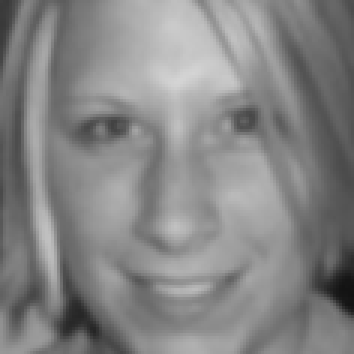
#> input picture TrainData/0/T/100.jpg, 118 x 118 px, found by its file name (shown 3 times larger)
$ python -i SmileDetect.py   (imports and definitions only)
#> lines starting #> are read from the running program, lines starting #| are printed output that depends on the picture
#> in crossTrain, img is the input picture: shape (118, 118, 3); min 18, max 212, mean 133
import numpy as np
import cv2
import os
import time

# [2 lines not run here, left out]
# [26 lines left out: functions uniPattern, get_uniNums, getInvariant, get_variantNum, not called in this run]

variantNums=[2, 4, 6, 8, 10, 12, 14, 16, 18, 20, 22, 24, 26, 28, 30, 32, 33, 34, 35, 36, 38, 40, 41, 42, 44, 46, 48, 49, 50, 52, 54, 56, 57, 58, 60, 62, 64, 65, 66, 67, 68, 69, 70, 71, 72, 73, 74, 75, 76, 77, 78, 79, 80, 81, 82, 83, 84, 86, 88, 89, 90, 92, 93, 94, 96, 97, 98, 99, 100, 101, 102, 103, 104, 105, 106, 107, 108, 109, 110, 112, 113, 114, 115, 116, 117, 118, 120, 121, 122, 123, 124, 125, 126, 128, 129, 130, 131, 132, 133, 134, 135, 136, 137, 138, 139, 140, 141, 142, 143, 144, 145, 146, 147, 148, 149, 150, 151, 152, 153, 154, 155, 156, 157, 158, 159, 160, 161, 162, 163, 164, 165, 166, 167, 168, 169, 170, 171, 172, 173, 174, 175, 176, 177, 178, 179, 180, 181, 182, 183, 184, 185, 186, 187, 188, 189, 190, 191, 192, 193, 194, 195, 196, 197, 198, 199, 200, 201, 202, 203, 204, 205, 206, 207, 208, 209, 210, 211, 212, 213, 214, 215, 216, 217, 218, 219, 220, 221, 222, 223, 224, 225, 226, 227, 228, 229, 230, 231, 232, 233, 234, 235, 236, 237, 238, 239, 240, 241, 242, 243, 244, 245, 246, 247, 248, 249, 250, 251, 252, 253, 254]
uniNums=[9, 10, 11, 13, 17, 18, 19, 20, 21, 22, 23, 25, 26, 27, 29, 33, 34, 35, 36, 37, 38, 39, 40, 41, 42, 43, 44, 45, 46, 47, 49, 50, 51, 52, 53, 54, 55, 57, 58, 59, 61, 65, 66, 67, 68, 69, 70, 71, 72, 73, 74, 75, 76, 77, 78, 79, 80, 81, 82, 83, 84, 85, 86, 87, 88, 89, 90, 91, 92, 93, 94, 95, 97, 98, 99, 100, 101, 102, 103, 104, 105, 106, 107, 108, 109, 110, 111, 113, 114, 115, 116, 117, 118, 119, 121, 122, 123, 125, 130, 132, 133, 134, 136, 137, 138, 139, 140, 141, 142, 144, 145, 146, 147, 148, 149, 150, 151, 152, 153, 154, 155, 156, 157, 158, 160, 161, 162, 163, 164, 165, 166, 167, 168, 169, 170, 171, 172, 173, 174, 175, 176, 177, 178, 179, 180, 181, 182, 183, 184, 185, 186, 187, 188, 189, 190, 194, 196, 197, 198, 200, 201, 202, 203, 204, 205, 206, 208, 209, 210, 211, 212, 213, 214, 215, 216, 217, 218, 219, 220, 221, 222, 226, 228, 229, 230, 232, 233, 234, 235, 236, 237, 238, 242, 244, 245, 246, 250]
def dist2(p1,p2):
    return (p1[0]-p2[0])**2+(p1[1]-p2[1])**2
def getLBP(img,imgsize=60,blocksize=5,mode=None):
#> called with imgsize = 36, blocksize = 6
    if len(img.shape)==3:
        img=img[:,:,0]
#> img: shape (118, 118)
    size=min(img.shape[0],img.shape[1])
#> size = 118
    img=img[:size,:size]
    img=cv2.resize(img,(imgsize,imgsize))
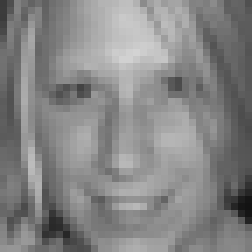
#> img: shape (36, 36) (shown 7 times larger); min 19, max 211, mean 132.9
    lbps=np.zeros((imgsize,imgsize))
    for i in range(1,imgsize-1):
        for j in range(1,imgsize-1):
            if dist2((i,j),(imgsize/2,imgsize/2))<=imgsize**2/4:
                cell=img[i-1:i+2,j-1:j+2].copy()
                val=cell[1,1]
                cell[cell<val]=0
                cell[cell!=0]=1
                lbp=str(cell[0,0])+str(cell[0,1])+str(cell[0,2])+ \
                    str(cell[1,2]) +str(cell[2,2])+str(cell[2,1])+ \
                    str(cell[2, 0]) +str(cell[1,0])
                if mode==None:
                    lbps[i, j] = int(lbp,2)
                elif mode=="uniform":
                    lbps[i, j] = int(uniPattern(lbp),2)
                elif mode=="invar":
                    lbps[i,j]=getInvariant(lbp)
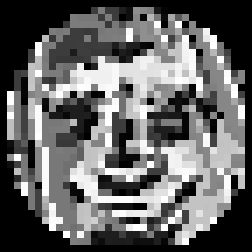
#> lbps: shape (36, 36) float64 (shown 7 times larger); min 0, max 255, mean 101

    if blocksize==0:
        sets=[]
        for i in range(1, imgsize - 1):
            for j in range(1, imgsize - 1):
                sets.append(lbps[i,j])
        return np.float32(sets).ravel()

    hist=[0]*256
    hists=[hist.copy() for i in range(imgsize*imgsize//(blocksize**2))]
    for i in range(imgsize//blocksize):
        for j in range(imgsize//blocksize):
            block=lbps[blocksize*i:blocksize*i+blocksize,blocksize*j:blocksize*j+blocksize].copy()
            block=np.int32(block)
            for m in range(blocksize):
                for n in range(blocksize):
                    hists[i*(imgsize//blocksize)+j][block[m,n]]+=1
#> after the loop, hists = 36 items
     #equivalence-mode
    if mode=="invar":
        for i in range(len(hists)):
            for k in variantNums[::-1]:
                del hists[i][k]
    elif mode=="uniform":
        for i in range(len(hists)):
            for k in uniNums[::-1]:
                del hists[i][k]
    #half
    for i in range(len(hists)//2):
        del hists[0]
#> this loop made 18 passes
    return np.row_stack(hists).ravel()
def normalize(data,*args):
    data=np.float32(data)
    if len(args)==0:
        maxm=data.max()
        minm=data.min()
    else:
        maxm=args[0]
        minm=args[1]
    for i in range(data.shape[0]):
        try:
            for j in range(data.shape[1]):
                data[i,j]=(data[i,j]-minm)/(maxm-minm)
        except:
            data[i] = (data[i] - minm) / (maxm - minm)
    return data
# [84 lines left out: functions getTrainData, trainModel, getTestData, testModel, not called in this run]

def crossTrain(imgsize, blocksize, trainset, testset,order,mode):
    #get train data
    lbps=[]
    c=0
    print("\ncollecting positive samples for training...")
    for num in trainset:
        dirs="TrainData\\"+str(num)+"\\T"
        files=os.listdir(dirs)
        c+=len(files)
        for i in range(len(files)):
            img = cv2.imread(dirs+"\\"+files[i])
            lbps.append(getLBP(img, imgsize, blocksize,mode))
            print("\rset{}: {:.2f}%".format(str(num),100*i/len(files)),end="")
        print()
    label1=np.ones((c,1))
#> label1 = [1, 1, 1, 1, 1, 1, 1, 1, 1]
    c=0
    print("\ncollecting negative samples for training...")
    for num in trainset:
        dirs="TrainData\\"+str(num)+"\\F"
        files=os.listdir(dirs)
        c+=len(files)
        for i in range(len(files)):
            img = cv2.imread(dirs+"\\"+files[i])
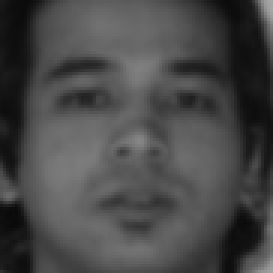
#> input picture TrainData/0/F/227.jpg, 91 x 91 px, found by its file name (shown 3 times larger)
#> img is the input picture: shape (91, 91, 3); min 10, max 167, mean 72.3
            lbps.append(getLBP(img, imgsize, blocksize,mode))
#> after the loop in getLBP (call 10), `for i in range(1,imgsize-1):`:
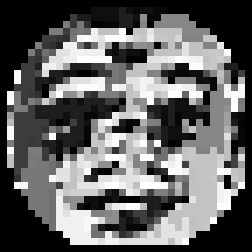
#> lbps: shape (36, 36) float64 (shown 7 times larger); min 0, max 255, mean 100.3
#> the loop in getLBP (call 10), `for i in range(len(hists)//2):` made 18 passes
            print("\rset{}: {:.2f}%".format(str(num),100*i/len(files)),end="")
        print()
    label0=np.zeros((c,1))
#> label0 = [0, 0, 0, 0, 0, 0, 0, 0, 0]
    trainData=np.float32(lbps)
    trainLabel=np.vstack((label1,label0))
#> trainLabel = 18 values, max 1 at index 0, min 0 at index 9, mean 0.5
    trainLabel=np.int32(trainLabel)

    # get test data
    lbps = []
    c = 0
    print("\ncollecting positive samples for testing...")
    for num in testset:
        dirs = "TrainData\\" + str(num) + "\\T"
        files = os.listdir(dirs)
        c += len(files)
        for i in range(len(files)):
            img = cv2.imread(dirs + "\\" + files[i])
            lbps.append(getLBP(img, imgsize, blocksize,mode))
            print("\rset{}: {:.2f}%".format(str(num), 100 * i / len(files)), end="")
        print()
    label1 = np.ones((c, 1))
    c = 0
    print("\ncollecting negative samples for testing...")
    for num in testset:
        dirs = "TrainData\\" + str(num) + "\\F"
        files = os.listdir(dirs)
        c += len(files)
        for i in range(len(files)):
            img = cv2.imread(dirs + "\\" + files[i])
            lbps.append(getLBP(img, imgsize, blocksize,mode))
            print("\rset{}: {:.2f}%".format(str(num), 100 * i / len(files)), end="")
        print()
    label0 = np.zeros((c, 1))
    testData = np.float32(lbps)
    testLabel = np.vstack((label1, label0))
    testLabel = np.int32(testLabel)
    #normalize
    print("\nnormalizing data...")
    maxm = max([trainData.max(), testData.max()])
    minm = min([trainData.min(), testData.min()])
    trainData = normalize(trainData, maxm, minm)
    testData = normalize(testData, maxm, minm)
    #train models
    # init models
    model = cv2.ml.SVM_create()
    model.setType(cv2.ml.SVM_C_SVC)
    model.setKernel(cv2.ml.SVM_RBF)
    # model.setC(1.0)
    # train
    print("training...")
    model.train(trainData, cv2.ml.ROW_SAMPLE, trainLabel)
    model.save("TrainData\\mymodel{}.txt".format(str(order)))


    #test models
    model = cv2.ml.SVM_load("TrainData\\mymodel{}.txt".format(str(order)))
    ret, result = model.predict(testData)
    arg = [0, 0, 0, 0]
    for i in range(result.size):
        if result[i, 0] == 1 and testLabel[i, 0] == 1:
            arg[0] += 1
        elif result[i, 0] == 0 and testLabel[i, 0] == 0:
            arg[1] += 1
        elif result[i, 0] == 0 and testLabel[i, 0] == 1:
            arg[2] += 1
        elif result[i, 0] == 1 and testLabel[i, 0] == 0:
            arg[3] += 1
    print()
    print(arg)
    F1 = 2 * arg[0] / (2 * arg[0] + arg[2] + arg[3])
    precision=arg[0]/(arg[0]+arg[2])
    acc = (arg[0] + arg[1]) / (arg[0] + arg[1] + arg[2] + arg[3])
    print("F1:{}".format(F1))
    print("accuracy:{}".format(acc))

    f=open("log.txt","a")
    f.write("{}. F1={},precision={},accuracy={},TP,TN,FP,FN={}\n".format(str(order),str(F1),str(precision),str(acc),str(arg)))
    f.write("imgsize={}, blocksize={}, trainset={}, testset={}\n".format(str(imgsize), str(blocksize), str(trainset), str(testset)))

    f.close()


# [23 lines left out: function trainone, not called in this run]

def main():
    set=[0,1,2,3,4,5,6,7,8,9]
    for i in range(10):
        temp=set.copy()
        del temp[i]
        crossTrain(36,6,temp,[i],i,None)

>>> result = main()
